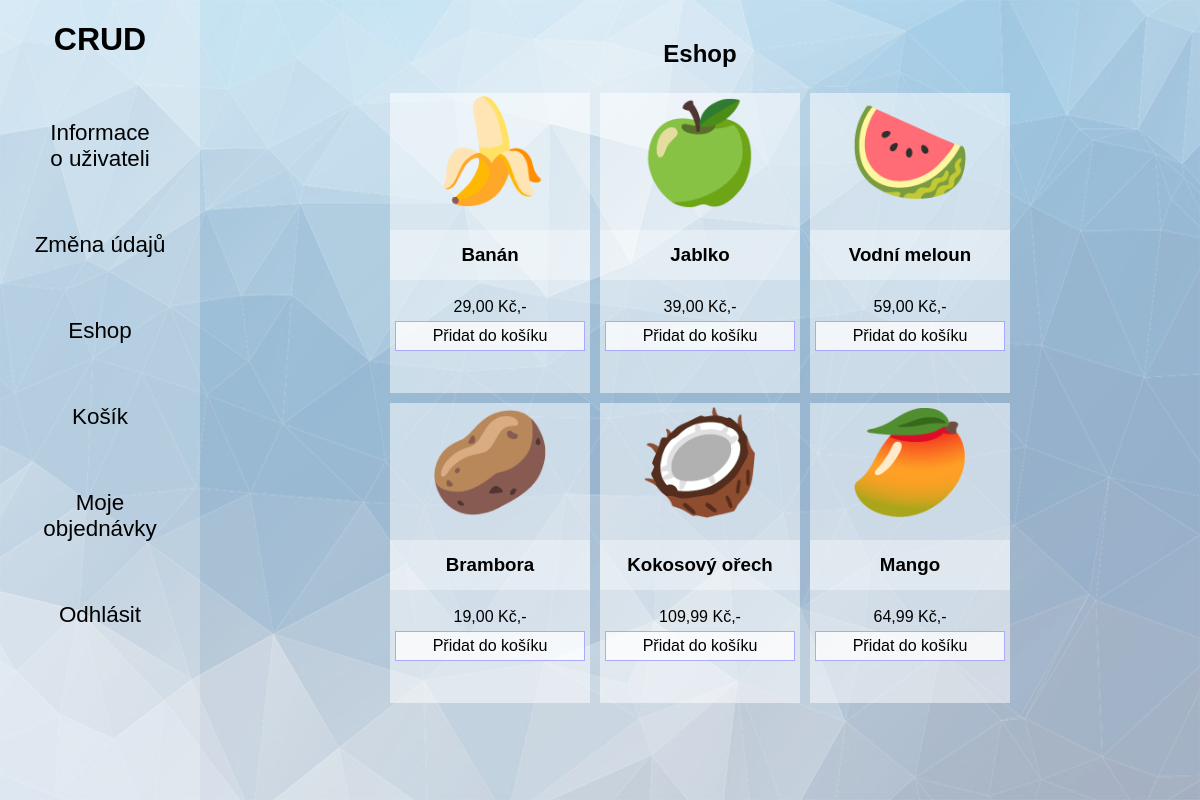
Screenshot of /eshop/index.php with the database file from the repository.
### tables this page shows
CREATE TABLE `zbozi` (
  `id` int(11) NOT NULL,
  `name` varchar(63) NOT NULL,
  `img` varchar(63) NOT NULL,
  `price` float NOT NULL
);

### php/database.php (called while the page is built, shortened)
<?php
class DB {
	private $conn;
	function __construct(string $driver, string $host, string $dbname, string $charset = "utf8", string $user, string $pass) {
		$dsn = "$driver:host=$host;dbname=$dbname;charset=$charset";
		$options = [PDO::ATTR_ERRMODE => PDO::ERRMODE_EXCEPTION, PDO::ATTR_DEFAULT_FETCH_MODE => PDO::FETCH_ASSOC];
		try {
			$this->conn = new PDO($dsn, $user, $pass, $options);
		} catch (\PDOException $e) {
			var_dump($e->getMessage());
		}
	}
	function query(string $query, array $vals) {
		$stmt = $this->conn->prepare($query);
		$stmt->execute($vals);
		return $stmt;
	}
}
?>

### eshop/index.php (the view, shortened to what this page needs)
<?php require_once('../php/user.class.php'); require_once('../php/database.php'); require_once('../php/html.php'); require_once('../php/control.php'); ?>
<?php
$db = new DB("mysql", "localhost", "iwww-eshop", "utf8mb4", "root", "");
$catalog = array();
$stmt = $db->query("SELECT * FROM zbozi", array());
foreach ($stmt as $key => $value) {
  array_push($catalog, $value);
}
?>
<html>
<head>
  <link rel="stylesheet" href="css/main.css">
</head>
<body>
<div class="background"></div>
<div class="main">
  <?php echo SIDEPANEL; ?>
  <div class="user">
      <section>
        <h2>Eshop</h2>
<section id="catalog-items">
    <?php
    foreach ($catalog as $item) {
        echo '
<div class="catalog-item">
<div class="catalog-img">
' . $item["img"] . '
</div>
<h3>
' . $item["name"] . '
</h3>
<div>
' . number_format($item["price"], 2, ",", "") . ' Kč,-
</div>
<a href="kosik/?action=add&id=' . $item["id"] . '" class="catalog-buy-button">
Přidat do košíku
</a>
</div>';
    }
    ?>
</section>
</div>
</div>
</body>
</html>

### php/html.php (shortened to what this page needs)
<?php require_once('../php/user.class.php'); require_once('../php/database.php'); ?>
<?php
$sidepanel = '
<div class="sidepanel">
	<div class="row">
		<h1>CRUD</h1>
	</div>
	<div class="row">
		<p>
			<a href="info">Informace o&nbsp;uživateli</a>
		</p>
	</div>
	<div class="row">
		<p>
			<a href="zmena/">Změna údajů</a>
		</p>
	</div>
		<div class="row">
		<p>
			<a href="eshop">Eshop</a>
		</p>
	</div>
	<div class="row">
		<p>
			<a href="kosik">Košík</a>
		</p>
	</div>
	<div class="row">
		<p>
			<a href="myorders">Moje objednávky</a>
		</p>
	</div>';
$sidepanel .= '
	<div class="row">
		<p>
			<a href="php/logout.php">Odhlásit</a>
		</p>
	</div>
</div>
';
?>

### css/main.css (style rules this page uses)
html, body { margin: 0; padding: 0; font-family: "Helvetica", "Arial", sans-serif }
body > div.background { position: fixed; z-index: -1000; margin: 0; width: 100vw; height: 100vh; overflow: hidden; background-image: url("../img/background.jpg"); background-attachment: fixed; background-size: 100% 100%; opacity: 0.42; }
.main { display: flex; align-items: space-between; }
.sidepanel { display: flex; flex-direction: column; width: 20%; box-sizing: border-box; text-align: center; min-height: 100vh; background-color: rgba(255, 255, 255, 0.25); }
.row:not(:last-of-type) { margin-bottom: 20px; }
.row p { font-size: 1.4em; margin: 20px; }
a { text-decoration: none; }
a:link { color: black; }
.user { width: 100%; display: flex; flex-direction: column; align-items: center; text-align: center; }
.catalog-item { width: 200px; background-color: beige; height: 300px; margin: 5px; }
.catalog-img { font-size: 100px; }
.cart-button, .catalog-buy-button { margin: 5px; padding: 5px; border: 1px solid rgba(150, 150, 255, 0.8); background-color: rgba(255, 255, 255, 0.75); text-align: center; }
#catalog-items { display: flex; }
a.catalog-buy-button { display: block; }
.catalog-item { background-color: rgba(255, 255, 255, 0.5); }
#catalog-items { flex-wrap: wrap; max-width: 80%; justify-content: center; }
.user > * { margin-top: 20px; width: max-content; }
.user h3 { background-color: rgba(255, 255, 255, 0.35); padding: 14px; }

### eshop/index.php (style rules this page uses)
.user > * { width: 80%; }
#catalog-items { max-width: 100%; }

### rows the page displays
zbozi: img "🍌", name "Banán", price "29,00"
zbozi: img "🍏", name "Jablko", price "39,00"
zbozi: img "🍉", name "Vodní meloun", price "59,00"
zbozi: img "🥔", name "Brambora", price "19,00"
zbozi: img "🥥", name "Kokosový ořech", price "109,99"
zbozi: img "🥭", name "Mango", price "64,99"
